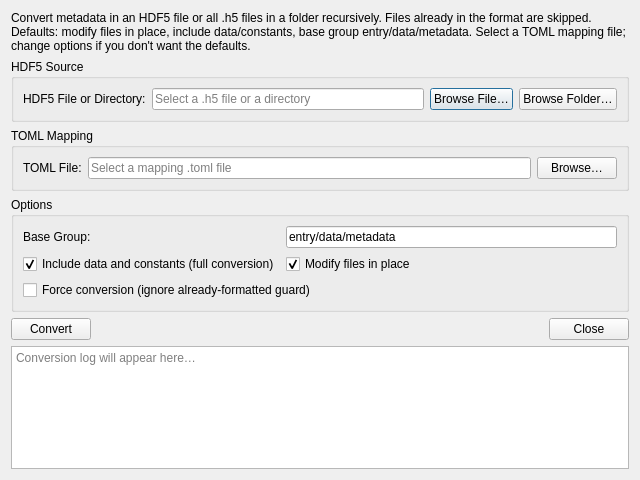
<?xml version="1.0" encoding="UTF-8"?>
<!--
Copyright © 2026, UChicago Argonne, LLC
All Rights Reserved
Software Name: DashPVA
By: Argonne National Laboratory

BSD OPEN SOURCE LICENSE

Redistribution and use in source and binary forms, with or without modification, are permitted provided that the following conditions are met:

1. Redistributions of source code must retain the above copyright notice, this list of conditions and the following disclaimer.
2. Redistributions in binary form must reproduce the above copyright notice, this list of conditions and the following disclaimer in the documentation and/or other materials provided with the distribution.
3. Neither the name of the copyright holder nor the names of its contributors may be used to endorse or promote products derived from this software without specific prior written permission.

******************************************************************************************************
DISCLAIMER

THIS SOFTWARE IS PROVIDED BY THE COPYRIGHT HOLDERS AND CONTRIBUTORS "AS IS" AND ANY EXPRESS OR IMPLIED WARRANTIES, INCLUDING, BUT NOT LIMITED TO, THE IMPLIED WARRANTIES OF MERCHANTABILITY AND FITNESS FOR A PARTICULAR PURPOSE ARE DISCLAIMED. IN NO EVENT SHALL THE COPYRIGHT HOLDER OR CONTRIBUTORS BE LIABLE FOR ANY DIRECT, INDIRECT, INCIDENTAL, SPECIAL, EXEMPLARY, OR CONSEQUENTIAL DAMAGES (INCLUDING, BUT NOT LIMITED TO, PROCUREMENT OF SUBSTITUTE GOODS OR SERVICES; LOSS OF USE, DATA, OR PROFITS; OR BUSINESS INTERRUPTION) HOWEVER CAUSED AND ON ANY THEORY OF LIABILITY, WHETHER IN CONTRACT, STRICT LIABILITY, OR TORT (INCLUDING NEGLIGENCE OR OTHERWISE) ARISING IN ANY WAY OUT OF THE USE OF THIS SOFTWARE, EVEN IF ADVISED OF THE POSSIBILITY OF SUCH DAMAGE.
******************************************************************************************************
-->

<ui version="4.0">
 <class>MetadataConverterDialog</class>
 <widget class="QDialog" name="MetadataConverterDialog">
  <property name="geometry">
   <rect>
    <x>0</x>
    <y>0</y>
    <width>640</width>
    <height>480</height>
   </rect>
  </property>
  <property name="windowTitle">
   <string>Metadata Converter</string>
  </property>
  <layout class="QVBoxLayout" name="verticalLayout">
   <item>
    <widget class="QLabel" name="lbl_description">
     <property name="text">
      <string>Convert metadata in an HDF5 file or all .h5 files in a folder recursively. Files already in the format are skipped. Defaults: modify files in place, include data/constants, base group entry/data/metadata. Select a TOML mapping file; change options if you don&apos;t want the defaults.</string>
     </property>
     <property name="wordWrap">
      <bool>true</bool>
     </property>
    </widget>
   </item>
   <item>
    <widget class="QGroupBox" name="grp_source">
     <property name="title">
      <string>HDF5 Source</string>
     </property>
     <layout class="QGridLayout" name="gridLayoutSource">
      <item row="0" column="0">
       <widget class="QLabel" name="lbl_hdf5">
        <property name="text">
         <string>HDF5 File or Directory:</string>
        </property>
       </widget>
      </item>
      <item row="0" column="1">
       <widget class="QLineEdit" name="txt_hdf5_path">
        <property name="placeholderText">
         <string>Select a .h5 file or a directory</string>
        </property>
       </widget>
      </item>
      <item row="0" column="2">
       <widget class="QPushButton" name="btn_browse_hdf5_file">
        <property name="text">
         <string>Browse File…</string>
        </property>
       </widget>
      </item>
      <item row="0" column="3">
       <widget class="QPushButton" name="btn_browse_hdf5_dir">
        <property name="text">
         <string>Browse Folder…</string>
        </property>
       </widget>
      </item>
     </layout>
    </widget>
   </item>
   <item>
    <widget class="QGroupBox" name="grp_toml">
     <property name="title">
      <string>TOML Mapping</string>
     </property>
     <layout class="QGridLayout" name="gridLayoutToml">
      <item row="0" column="0">
       <widget class="QLabel" name="lbl_toml">
        <property name="text">
         <string>TOML File:</string>
        </property>
       </widget>
      </item>
      <item row="0" column="1">
       <widget class="QLineEdit" name="txt_toml_path">
        <property name="placeholderText">
         <string>Select a mapping .toml file</string>
        </property>
       </widget>
      </item>
      <item row="0" column="2">
       <widget class="QPushButton" name="btn_browse_toml">
        <property name="text">
         <string>Browse…</string>
        </property>
       </widget>
      </item>
     </layout>
    </widget>
   </item>
   <item>
    <widget class="QGroupBox" name="grp_options">
     <property name="title">
      <string>Options</string>
     </property>
     <layout class="QGridLayout" name="gridLayoutOptions">
      <item row="0" column="0">
       <widget class="QLabel" name="lbl_base_group">
        <property name="text">
         <string>Base Group:</string>
        </property>
       </widget>
      </item>
      <item row="0" column="1" colspan="2">
       <widget class="QLineEdit" name="txt_base_group">
        <property name="text">
         <string>entry/data/metadata</string>
        </property>
       </widget>
      </item>
      <item row="1" column="0">
       <widget class="QCheckBox" name="chk_include">
        <property name="text">
         <string>Include data and constants (full conversion)</string>
        </property>
        <property name="checked">
         <bool>true</bool>
        </property>
       </widget>
      </item>
      <item row="1" column="1">
       <widget class="QCheckBox" name="chk_in_place">
        <property name="text">
         <string>Modify files in place</string>
        </property>
        <property name="checked">
         <bool>true</bool>
        </property>
       </widget>
      </item>
      <item row="2" column="0" colspan="2">
       <widget class="QCheckBox" name="chk_force_convert">
        <property name="text">
         <string>Force conversion (ignore already-formatted guard)</string>
        </property>
        <property name="checked">
         <bool>false</bool>
        </property>
        <property name="toolTip">
         <string>This will force a conversion on files and a directory</string>
        </property>
       </widget>
      </item>
     </layout>
    </widget>
   </item>
   <item>
    <layout class="QHBoxLayout" name="horizontalLayoutButtons">
     <item>
      <widget class="QPushButton" name="btn_convert">
       <property name="text">
        <string>Convert</string>
       </property>
      </widget>
     </item>
     <item>
      <spacer name="spacer1">
       <property name="orientation">
        <enum>Qt::Horizontal</enum>
       </property>
       <property name="sizeHint" stdset="0">
        <size>
         <width>40</width>
         <height>20</height>
        </size>
       </property>
      </spacer>
     </item>
     <item>
      <widget class="QPushButton" name="btn_close">
       <property name="text">
        <string>Close</string>
       </property>
      </widget>
     </item>
    </layout>
   </item>
   <item>
    <widget class="QTextEdit" name="txt_log">
     <property name="readOnly">
      <bool>true</bool>
     </property>
     <property name="placeholderText">
      <string>Conversion log will appear here…</string>
     </property>
    </widget>
   </item>
  </layout>
 </widget>
 <resources/>
 <connections/>
 </ui>
